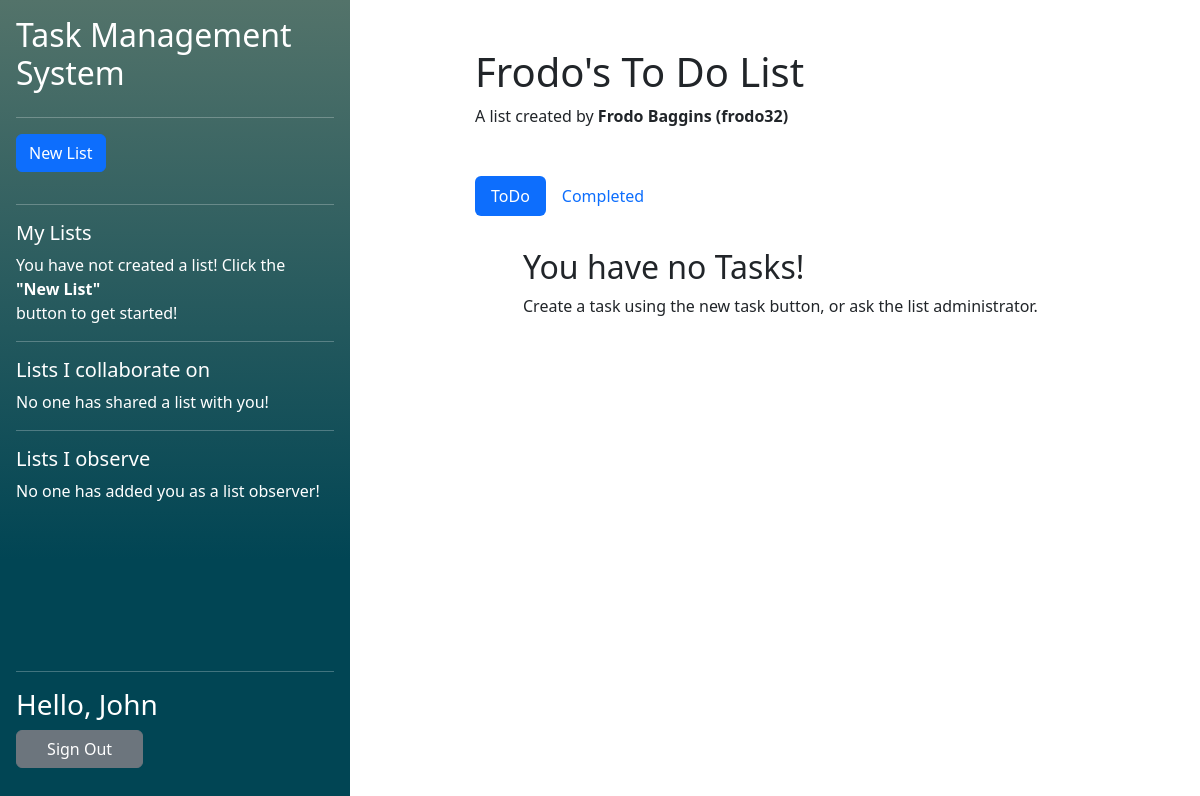
The app's page /php/index.php?listid=34 (signed in), older data.
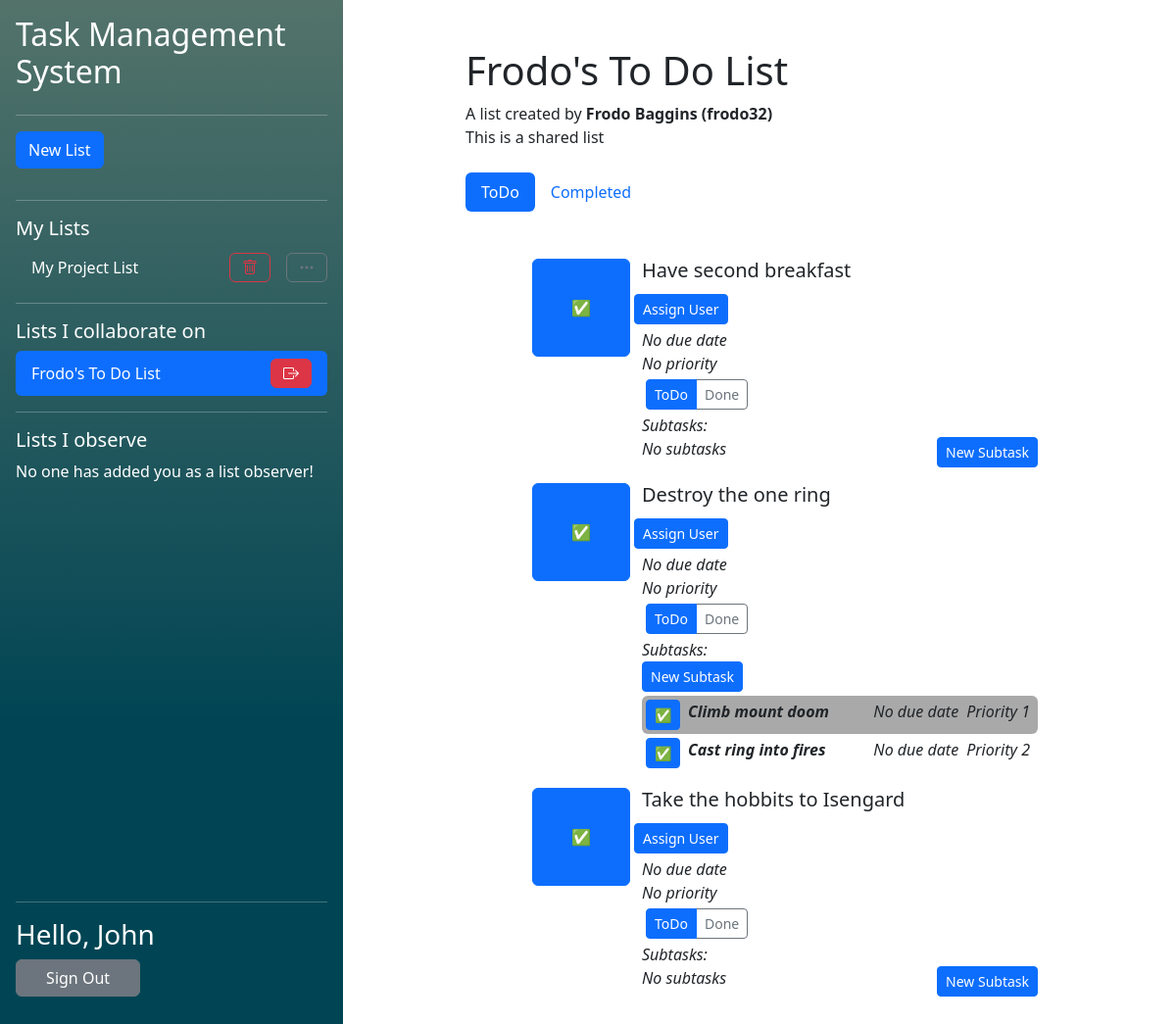
The same page, newer data.
### tables this page shows
CREATE TABLE "UserLists" (
	"user_id"	TEXT,
	"list_id"	TEXT,
	"collaborator"	INTEGER,
	"observer"	INTEGER,
	PRIMARY KEY("user_id","list_id"),
	FOREIGN KEY("user_id") REFERENCES "Users"("user_id") ON DELETE CASCADE ON UPDATE CASCADE,
	FOREIGN KEY("list_id") REFERENCES "Lists"("list_id") ON DELETE CASCADE ON UPDATE CASCADE
);

CREATE TABLE "Lists"
(
    list_id        INTEGER not null
        primary key autoincrement,
    list_name      TEXT    not null,
    list_completed REAL    not null
);

CREATE TABLE "Tasks" (
	"task_id"	INTEGER NOT NULL UNIQUE,
	"task_name"	TEXT NOT NULL,
	"task_completed"	INTEGER NOT NULL,
	"list_id"	INTEGER NOT NULL,
	"order_in_list"	INTEGER NOT NULL,
	"assigned_collaborator_id"	INTEGER,
	"task_due_date"	INTEGER,
	"task_priority"	INTEGER,
	FOREIGN KEY("assigned_collaborator_id") REFERENCES "Users"("user_id"),
	FOREIGN KEY("list_id") REFERENCES "Lists"("list_id") ON DELETE CASCADE,
	PRIMARY KEY("task_id" AUTOINCREMENT)
);

CREATE TABLE "SubTasks" (
	"sub_task_id"	INTEGER NOT NULL,
	"sub_task_name"	TEXT NOT NULL,
	"sub_task_completed"	INTEGER NOT NULL,
	"task_id"	INTEGER NOT NULL,
	"order_in_task"	INTEGER NOT NULL,
	"sub_task_due_date"	INTEGER,
	"sub_task_priority"	INTEGER,
	FOREIGN KEY("task_id") REFERENCES "Tasks"("task_id"),
	PRIMARY KEY("sub_task_id")
);

### php/components/TaskList.php (the view, shortened to what the changed rows need)
<?php require 'components/NewTaskPopup.php';
$listid = isset($_GET['listid']) ? $_GET['listid'] : false;
?>
<h1>
    <?php if (getListNameFromID($listid) != false && array_key_exists('list_name', getListNameFromID($listid)[0])) echo getListNameFromID($listid)[0]['list_name']?>
</h1>
<?php if ($listid != false):?>
<?php if(checkUserListAccess(htmlspecialchars($listid), getUIDFromCreds())): ?>
    <button type="button" class="btn btn-primary" data-bs-toggle="modal" data-bs-target="#NewTaskModal">
        New Task
    </button>
<?php else: ?>
    A list created by <b><?php echo getListOwnerFullName($listid)?></b><br/>
<?php endif;?>
<?php if(checkIfListHasCollaborators($listid)): ?>
    This is a shared list
<?php endif;?>
<br/><br/>
<div>
</div>
<div class="tab-content" id="pills-tabContent">
    <div class="tab-pane fade show active" id="pills-todo" role="tabpanel" aria-labelledby="pills-todo-tab" tabindex="0">
        <div class="p-3">
            <ol>
                <?php
                if (getUncompletedTasksFromList($listid) != null):
                foreach (getUncompletedTasksFromList($listid) as $item):?>
                    <ul>
                            <div class="row">
                                <button class='btn btn-primary col' style="flex: none; width: 10%; min-width: 100px; height: 10%; min-height: 100px;" type='submit' name="<?php echo $item['task_id']?>" form="complete<?php echo $item['task_id']?>">✅</button>
                                <div class="col">
                                    <div class="row">
                                        <div class="col">
                                            <h5><?php echo $item['task_name']?></h5>
                                        </div>
                                        <br/>
                                        <?php if(isset($item['assigned_collaborator_id'])){
                                                echo "<i> Assigned to <b>".getUsernameFromUID($item['assigned_collaborator_id']).'</b></i> <br/>';
                                                if (checkUserListAccess($listid, getUIDFromCreds())):?>
                                                    <div><button class="btn btn-danger btn-sm" onclick="window.location.href='assignUser.php?taskid=<?php echo $item['task_id'];?>&unassign=true'">Unassign</button></div>
                                                <?php endif;
                                            } else if (getListCollaborators($listid) != null): ?>
                                            <div class="p-1"><button class="btn btn-primary btn-sm" onclick="window.location.href='assignUser.php?taskid=<?php echo $item['task_id'];?>'">Assign User</button></div>
                                        <?php endif;?>
                                        <i><?php if(isset($item['task_due_date'])){
                                                echo "Due ".$item['task_due_date'];
                                            } else {
                                                echo 'No due date';
                                            }?></i> <br/>
                                        <i><?php if(($item['task_priority']) != 0){
                                                echo 'Priority '.$item['task_priority'];
                                            } else {
                                                echo 'No priority';
                                            }?></i>
                                    </div>
                                    <div class="">
                                        <ul class="btn-group p-1" id="pills-tab-subtask<?php echo $item['task_id']?>" role="tablist">
                                                <button class="btn btn-outline-primary active btn-sm" id="pills-subtask-uncomplete-<?php echo $item['task_id']?>-tab" data-bs-toggle="pill" data-bs-target="#pills-subtask-uncomplete-<?php echo $item['task_id']?>" type="button" roll="tab">ToDo</button>
                                                <button class="btn btn-outline-secondary btn-sm" id="pills-subtask-complete-<?php echo $item['task_id']?>-tab" data-bs-toggle="pill" data-bs-target="#pills-subtask-complete-<?php echo $item['task_id']?>" type="button" roll="tab">Done</button>
                                        </ul>
                                    </div>
                                    <div class="tab-content" id="pills-tabContent-subtask">
                                        <div class="tab-pane fade show active" id="pills-subtask-uncomplete-<?php echo $item['task_id']?>" role="tabpanel" aria-labelledby="pills-subtask-uncomplete-<?php echo $item['task_id']?>-tab" tabindex="0">
                                            <div class="flex-grow-1 align-middle"><i class="align-middle">Subtasks:</i></div>
                                            <?php if(getUncompletedSubtasksFromTask($item['task_id']) != null): ?>
                                            <div class="d-flex flex-row pb-1">
                                                <div>
                                                    <?php if (!checkObserverListAccess($listid, getUIDFromCreds())):?> <button class="btn btn-primary btn-sm" type="submit" onclick="window.location.href='newSubTask.php?taskid=<?php echo $item['task_id']?>'">New Subtask</button> <?php endif;?>
                                                </div>
                                            </div>
                                                <?php $bgcolour = true;?>
                                                <?php foreach (getUncompletedSubtasksFromTask($item['task_id']) as $subtask): ?>
                                                    <div class=" d-flex flex-row rounded"  <?php if($bgcolour) {
                                                                                                echo 'style="background-color: darkgrey"';
                                                                                                $bgcolour = false;
                                                                                                } else{
                                                                                                $bgcolour = true;
                                                                                            }?>>
                                                            <div class="p-1">
                                                                <button form="completeSubtask<?php echo $subtask['sub_task_id']?>" class="btn btn-primary btn-sm" type="submit">✅</button>
                                                            </div>
                                                            <div class="p-1 flex-grow-1">
                                                                <i><b><?php echo $subtask["sub_task_name"];?></b></i>
                                                            </div>
                                                            <div class="p-1">
                                                                <i><?php if(isset($subtask['sub_task_due_date'])){
                                                                        echo "Due ".$subtask['sub_task_due_date'];
                                                                    } else {
                                                                        echo 'No due date';
                                                                    }?></i>
                                                            </div>
                                                                <div class="p-1 pe-2">
                                                                    <i><?php if(($subtask['sub_task_priority']) != 0){
                                                                            echo 'Priority '.$subtask['sub_task_priority'];
                                                                        } else {
                                                                            echo 'No priority';
                                                                        }?></i>
                                                                </div>
                                                    </div>
                                                <?php endforeach;?>
                                            <?php else:?>
                                            <div class="d-flex">
                                                <i class="flex-grow-1 col">No subtasks</i>
                                                <?php if (!checkObserverListAccess($listid, getUIDFromCreds())):?> <button class="btn btn-primary btn-sm" type="submit" onclick="window.location.href='newSubTask.php?taskid=<?php echo $item['task_id']?>'">New Subtask</button> <?php endif;?>
                                            </div>
                                            <?php endif;?>
                                        </div>
                                    </div>
                                </div>
                            </div>
                    </ul>
                <?php endforeach;
                else:?>
                <h2>You have no Tasks!</h2>
                Create a task using the new task button, or ask the list administrator.
                <?php endif;?>
            </ol>
        </div>
    </div>
</div>
<?php else: ?>
<h1>No List selected!</h1>
Create or select a list using the sidebar!
<?php endif;?>

### php/components/ListList.php (shortened to what the changed rows need)
<?php $ListIDInURL = isset($_GET['listid']) ? $_GET['listid'] : false;?>
<ul class="nav nav-pills flex-column mb-auto overflow-y-auto">
    <li class="hstack gap-3 pb-3">
        <button class="btn btn-primary"  data-bs-toggle="modal" data-bs-target="#NewListModal">New List</button>
    </li>
    <hr/>
    <h5>My Lists</h5>
    <?php
    if (getOwnedListsForCurrentUser() != null):
        foreach (getOwnedListsForCurrentUser() as $listID):
            if($listID[0] == $ListIDInURL):?>
                <li class="hstack gap-3 nav-link active text-white">
                    <div class="">
                        <?php echo getListNameFromID($listID[0])[0][0]?>
                    </div>
                    <button class="btn btn-danger ms-auto" onclick="location.href='listAction.php?action=delete&listid=<?php echo $ListIDInURL?>'"><i class="bi bi-trash"></i></button>
                    <button class="btn btn-secondary"  onclick="location.href='modifyList.php?listid=<?php echo $ListIDInURL?>'"><i class="bi bi-three-dots"></i></button>
                </li>
            <?php else:?>
                <li class="hstack gap-3">
                    <div class="nav-link text-white">
                        <a class="navbarList" href="<?php echo "index.php?listid=$listID[0]"?>">
                            <?php echo getListNameFromID($listID[0])[0][0]?>
                        </a>
                    </div>
                    <button class="btn btn-outline-danger ms-auto" onclick="location.href='listAction.php?action=delete&listid=<?php echo $ListIDInURL?>'"><i class="bi bi-trash"></i></button>
                    <button class="btn btn-outline-secondary" onclick="location.href='modifyList.php?listid=<?php echo $ListIDInURL?>'"><i class="bi bi-three-dots"></i></button>
                </li>
            <?php endif;?>
    <?php endforeach;
    else:?>
        You have not created a list! Click the <b>"New List"</b> button to get started!
    <?php endif;?>
    <hr/>
    <h5>Lists I collaborate on</h5>
    <?php
    if (getCollabListsForCurrentUser() != null):
        foreach (getCollabListsForCurrentUser() as $listID):
            if($listID[0] == $ListIDInURL):?>
                <li class="hstack gap-3 nav-link active text-white">
                    <div class="">
                        <?php echo getListNameFromID($listID[0])[0][0]?>
                    </div>
                    <button class="btn btn-danger ms-auto" onclick="location.href='listAction.php?action=leave&listid=<?php echo $ListIDInURL?>'"><i class="bi bi-box-arrow-right"></i></button>
                </li>
            <?php endif;?>
        <?php endforeach;
     else:?>
     No one has shared a list with you!
    <?php endif;?>
    <hr/>
    <h5>Lists I observe</h5>
    <?php if (getObserverListsForCurrentUser() != null):
        foreach (getObserverListsForCurrentUser() as $listID):
        if($listID[0] == $ListIDInURL):?>
            <li class="hstack gap-3 nav-link active text-white">
                <div class="">
                    <?php echo getListNameFromID($listID[0])[0][0]?>
                </div>
                <button class="btn btn-danger ms-auto" onclick="location.href='listAction.php?action=leave&listid=<?php echo $ListIDInURL?>'"><i class="bi bi-box-arrow-right"></i></button>
            </li>
        <?php else:?>
            <li class="hstack gap-3">
                <div class="nav-link text-white">
                    <a class="navbarList" href="<?php echo "index.php?listid=$listID[0]"?>">
                        <?php echo getListNameFromID($listID[0])[0][0]?>
                    </a>
                </div>
                <button class="btn btn-outline-danger ms-auto" onclick="location.href='listAction.php?action=leave&listid=<?php echo $ListIDInURL?>'"><i class="bi bi-box-arrow-right"></i></button>
            </li>
        <?php endif;?>
    <?php endforeach; else:?>
    No one has added you as a list observer!
    <?php endif;?>
</ul>

Row changes from the older to the newer data that the page shows:
added userlists: list.list_name "My Project List", shown under "My Lists"
added userlists: list.list_name "Frodo's To Do List", shown under "Lists I collaborate on"
now on this page (row unchanged): tasks: task_name "Have second breakfast", shows "No due date", shows "No priority"
now on this page (row unchanged): tasks: task_name "Destroy the one ring", shows "No due date", shows "No priority"
added subtasks: sub_task_name "Climb mount doom", shows "No due date", sub_task_priority "1"
added subtasks: sub_task_name "Cast ring into fires", shows "No due date", sub_task_priority "2"
now on this page (row unchanged): tasks: task_name "Take the hobbits to Isengard", shows "No due date", shows "No priority"
Text that changed along with them:
text no longer shown: "You have not created a list! Click the \"New List\" button to get started! No one has shared a list with you! You have no Tasks! Create a task using the new task button, or ask the list administrator."
text now shown: "This is a shared list"
